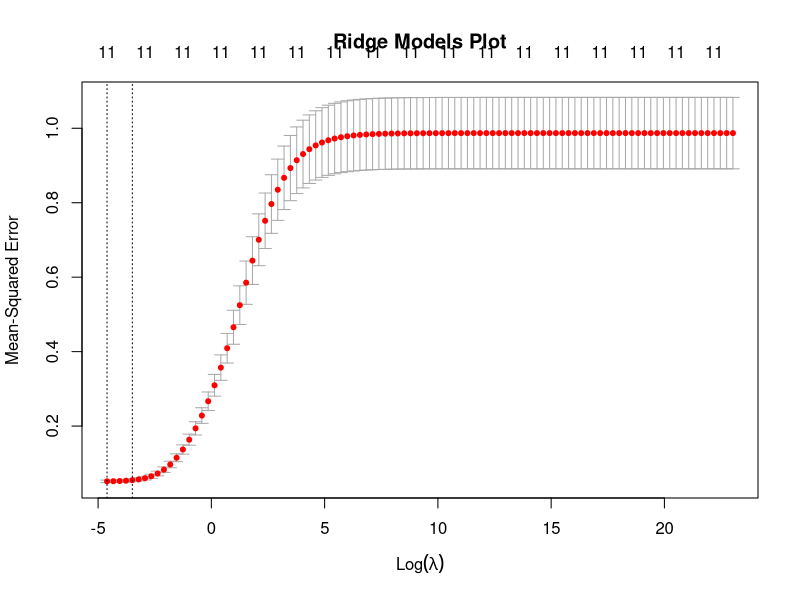

Write the R code that produced this figure.
library(glmnet)

# read in data
train_data <- read.csv("data/train-data.csv")
test_data <- read.csv("data/test-data.csv")
full_data <- read.csv("data/scaled-credit.csv")

### TRAIN ###
train_x <- as.matrix(train_data)[,c(-1,-13)]
train_y <- train_data$Balance
grid <- 10^seq(10, -2, length = 100)
set.seed(100)
ridge.mod <- cv.glmnet(train_x, train_y, intercept = FALSE, standardize = FALSE, lambda = grid, alpha = 0)

# save plot
png("images/ridge-models-plot.png")
plot(ridge.mod, main = "Ridge Models Plot")
dev.off()

# model selection
min_lambda <- ridge.mod$lambda.min
best_fit <- glmnet(train_x, train_y, intercept = FALSE, standardize = FALSE, lambda = min_lambda, alpha = 0)
save(best_fit, file = "data/betst-ridge-model.RData")

### TEST ###
test_x <- as.matrix(test_data)[,c(-1,-13)]
target_y <- test_data$Balance
# test set prediction -- MSE
ridge.pred <- predict(best_fit, newx = test_x)
test_mse <- mean((ridge.pred - target_y)^2)

### FULL DATASET ###
full_x <- as.matrix(full_data)[,c(-1,-13)]
full_y <- full_data$Balance

official_fit <- glmnet(full_x, full_y, intercept = FALSE, standardize = FALSE, lambda = min_lambda, alpha = 0)
official_coef <- coef(official_fit)

# save RData
save(ridge.mod, min_lambda, test_mse, official_coef, file = "data/ridge-models.RData")

